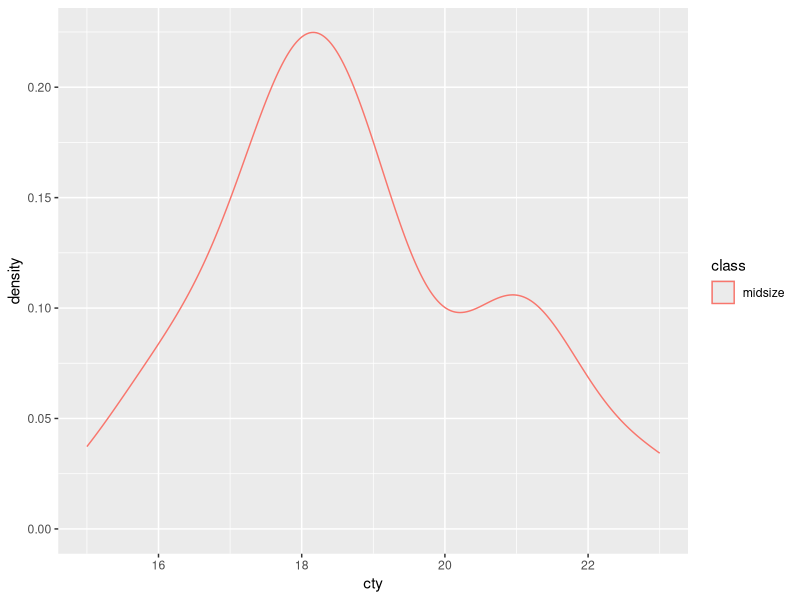
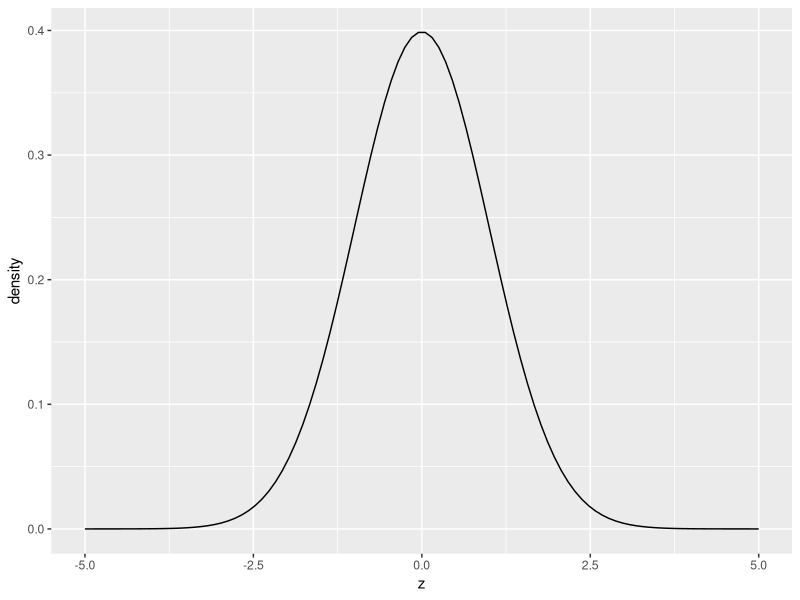
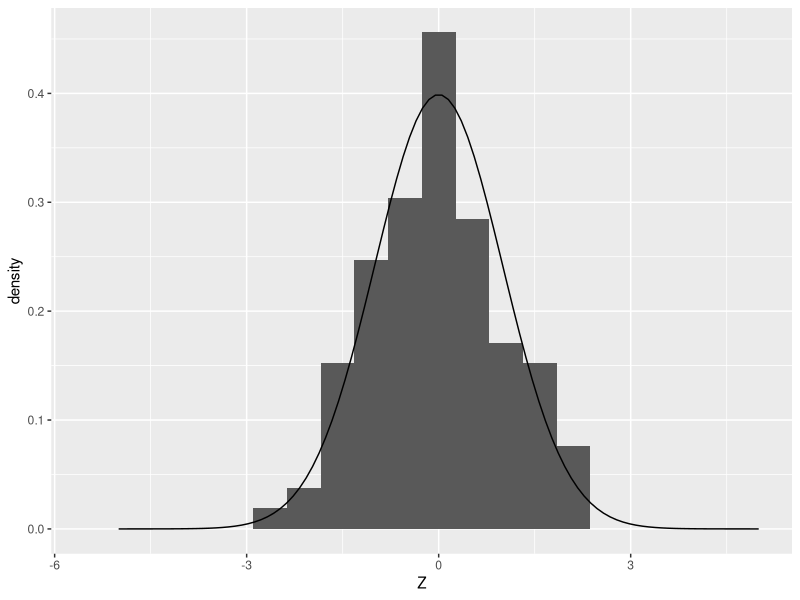
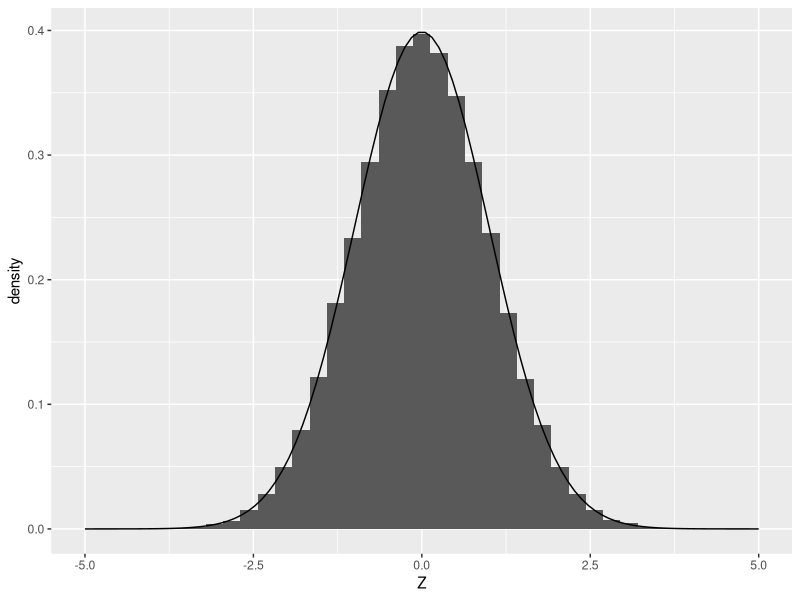
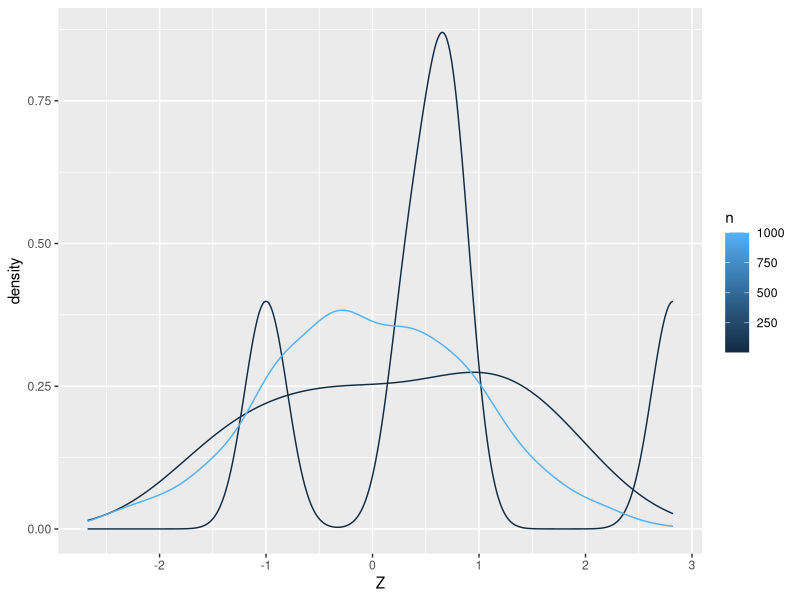
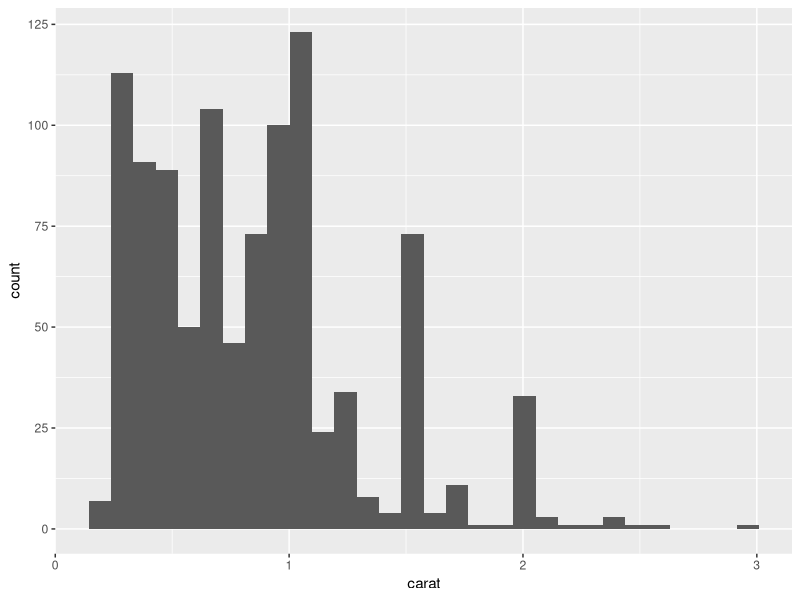
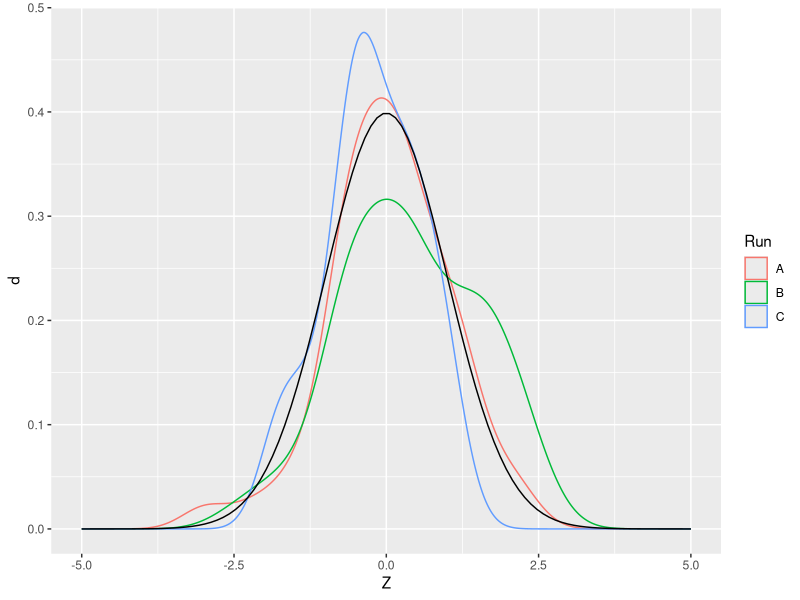

The R script that drew these images, in order:
## ---- chunk 1
library(tidyverse)
## ---- chunk 2
mpg %>%
  filter(class == "midsize") %>%
  ggplot(aes(cty, color = class)) +
  geom_density()
## ---- chunk 3
## NOTE: No need to change this!
df_norm_d <-
  tibble(z = seq(-5, +5, length.out = 100)) %>%
  mutate(d = dnorm(z, mean = 0, sd = 1))

df_norm_d %>%
  ggplot(aes(z, d)) +
  geom_line() +
  labs(
    y = "density"
  )
## ---- chunk 4
# task-begin
## TODO: Complete this code
df_q1 <-
  tibble(x = seq(-5, +5, length.out = 100))
# task-end
# solution-begin
df_q1 <-
  tibble(x = seq(-5, +5, length.out = 100)) %>%
  mutate(d = dunif(x, min = -1, max = +1))
# solution-end
## ---- chunk 5
## NOTE: No need to change this
assertthat::assert_that(
  all(
    df_q1 %>%
      filter(-1 <= x, x <= +1) %>%
      mutate(flag = d > 0) %>%
      pull(flag)
    )
)
assertthat::assert_that(
  all(
    df_q1 %>%
      filter((x < -1) | (+1 < x)) %>%
      mutate(flag = d == 0) %>%
      pull(flag)
    )
)
print("Nice!")
## ---- chunk 6
## NOTE: No need to change this!
df_norm_samp <- tibble(Z = rnorm(n = 100, mean = 0, sd = 1))

ggplot() +
  ## Plot a *sample*
  geom_histogram(
    data = df_norm_samp,
    mapping = aes(Z, after_stat(density)),
    bins = 20
  ) +
  ## Plot a *density*
  geom_line(
    data = df_norm_d,
    mapping = aes(z, d)
  )
## ---- chunk 7
## NOTE: No need to change this!
ggplot() +
  ## Plot a *sample*
  geom_histogram(
    data = tibble(Z = rnorm(n = 1e5, mean = 0, sd = 1)),
    mapping = aes(Z, after_stat(density)),
    bins = 40
  ) +
  ## Plot a *density*
  geom_line(
    data = df_norm_d,
    mapping = aes(z, d)
  )
## ---- chunk 8
## NOTE: Use the data generated here
df_q2 <- map_dfr(
  c(5, 10, 1e3),
  function(nsamp) {
    tibble(Z = rnorm(n = nsamp), n = nsamp)
  }
)
## TODO: Create the figure
# solution-begin
df_q2 %>%
  ggplot(aes(Z, color = n, group = n)) +
  geom_density()
# solution-end
## ---- chunk 9
# task-begin
n_diamonds <- 10
# task-end
# solution-begin
n_diamonds <- 1000
# solution-end

diamonds %>%
  filter(cut == "Good") %>%
  slice_sample(n = n_diamonds) %>%
  ggplot(aes(carat)) +
  geom_histogram()
## ---- chunk 10
## NOTE: No need to change; run this multiple times!
rnorm(5)
## ---- chunk 11
## NOTE: No need to change this!
df_samp_multi <-
  tibble(Z = rnorm(n = 50, mean = 0, sd = 1), Run = "A") %>%
  bind_rows(
    tibble(Z = rnorm(n = 50, mean = 0, sd = 1), Run = "B")
  ) %>%
  bind_rows(
    tibble(Z = rnorm(n = 50, mean = 0, sd = 1), Run = "C")
  )

ggplot() +
  ## Plot *fitted density*
  geom_density(
    data = df_samp_multi,
    mapping = aes(Z, color = Run, group = Run)
  ) +
  ## Plot a *density*
  geom_line(
    data = df_norm_d,
    mapping = aes(z, d)
  )
## ---- chunk 12
## NOTE: No need to change; run this multiple times!
set.seed(101)
rnorm(5)
